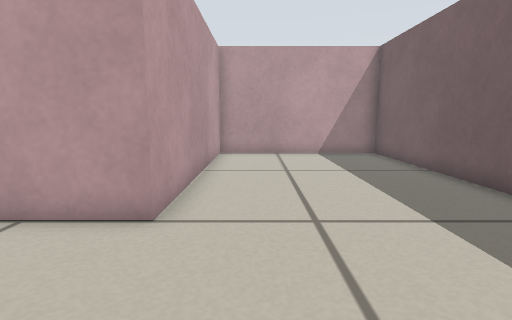
View 1 (above)

13 first-person views from a walk through a robot-simulator world made for Stage. The camera is 0.35 m above the floor, tilts 8° down and sees 80° across. Floor lines are 1 m apart. The floor is counted in squares, 0.2 m on a side. Each view is taken from the middle of a square. On the plan, view 1 faces up. The plan holds only what a view shows up to about 16 squares ahead; the rest is blank. The robots in the file are not drawn.

View 2
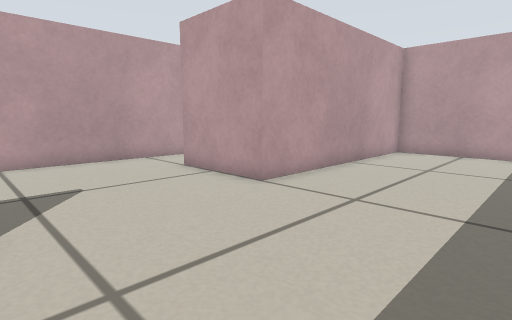

View 3
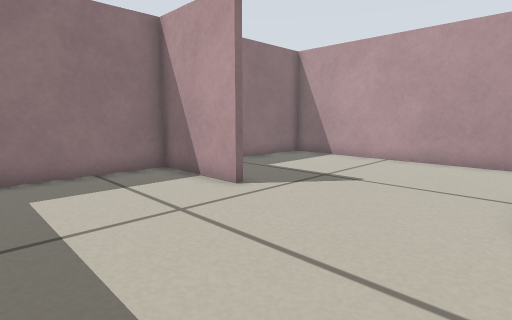

View 4
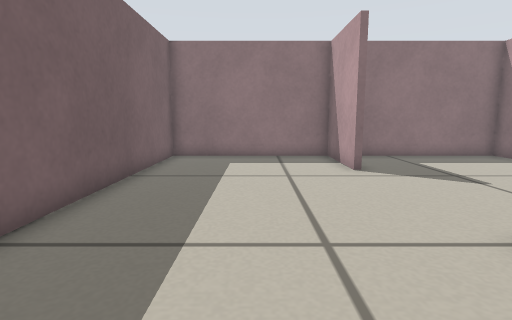

View 5
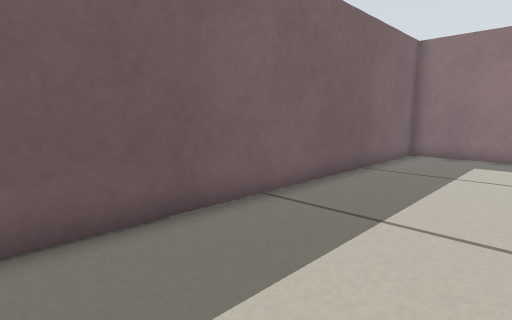

View 6
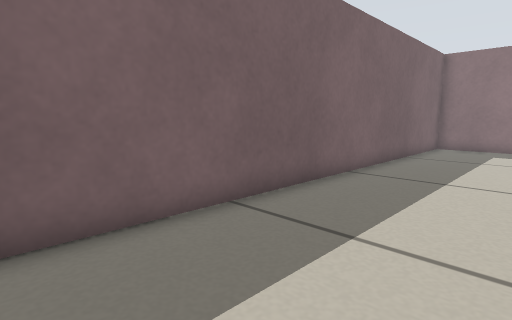

View 7
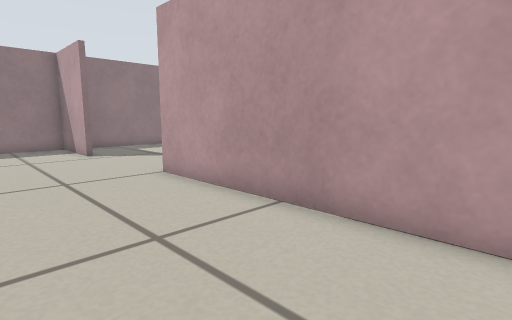

View 8
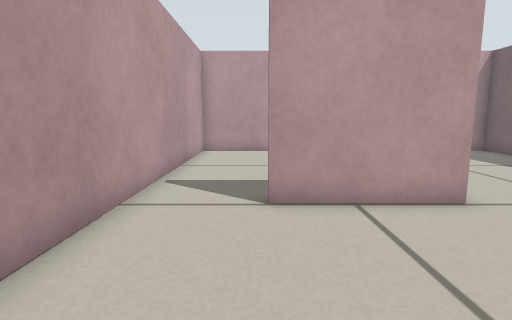

View 9
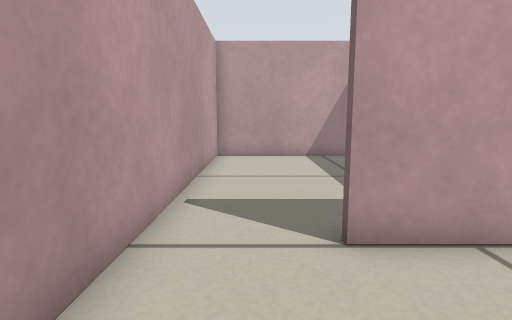

View 10
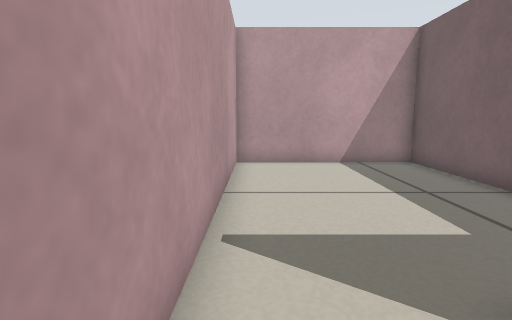

View 11
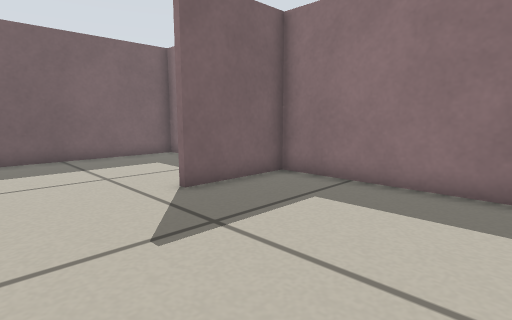

View 12
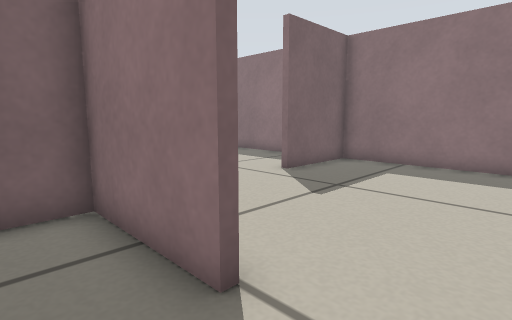

View 13
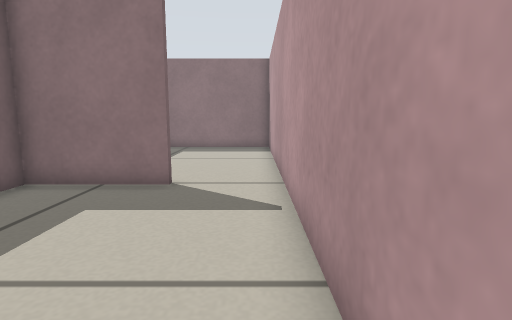

### Floor plan
Points are (right, up) in squares from view 1. A wall is a line through its corners. A room is listed if a view was taken in it or the views show most of it. See-through windows are left out.
Room 1 (views 1, 2, 3, 4, 5, 6, 7, 8, 9, 10, 11)
walls: (-1.3, -0.9) (-1.3, -4.8) (5.7, -4.8) (5.7, 14.8) (-1.8, 14.8) (-1.8, 5) (-5.8, 5); (-8.7, 4.4) (-8.7, -4.8) (-1.5, -4.8) (-1.5, -1)
ways out: opening at (-7, 5) to room 2
Room 2 (views 12, 13)
walls: (-2, 10) (-2, 14.8) (-8.7, 14.8) (-8.7, 4.4); (-5.9, 5.2) (-2, 5.2) (-2, 6.6)
ways out: opening at (-7, 5) to room 1

Where each view was taken, in squares from view 1:
view 1: 0 up, 0 right, facing up
view 2: 1 down, 4 right, facing up-left
view 3: 5 up, 4 right, facing down-left
view 4: 9 up, 2 right, facing down
view 5: 10 up, 1 right, facing down-right
view 6: 14 up, 1 right, facing down-right
view 7: 14 up, 3 right, facing down-left
view 8: 1 down, 6 left, facing up
view 9: 1 up, 7 left, facing up
view 10: 3 up, 8 left, facing up
view 11: 3 up, 8 left, facing down-right
view 12: 7 up, 8 left, facing down-right
view 13: 13 up, 8 left, facing down
